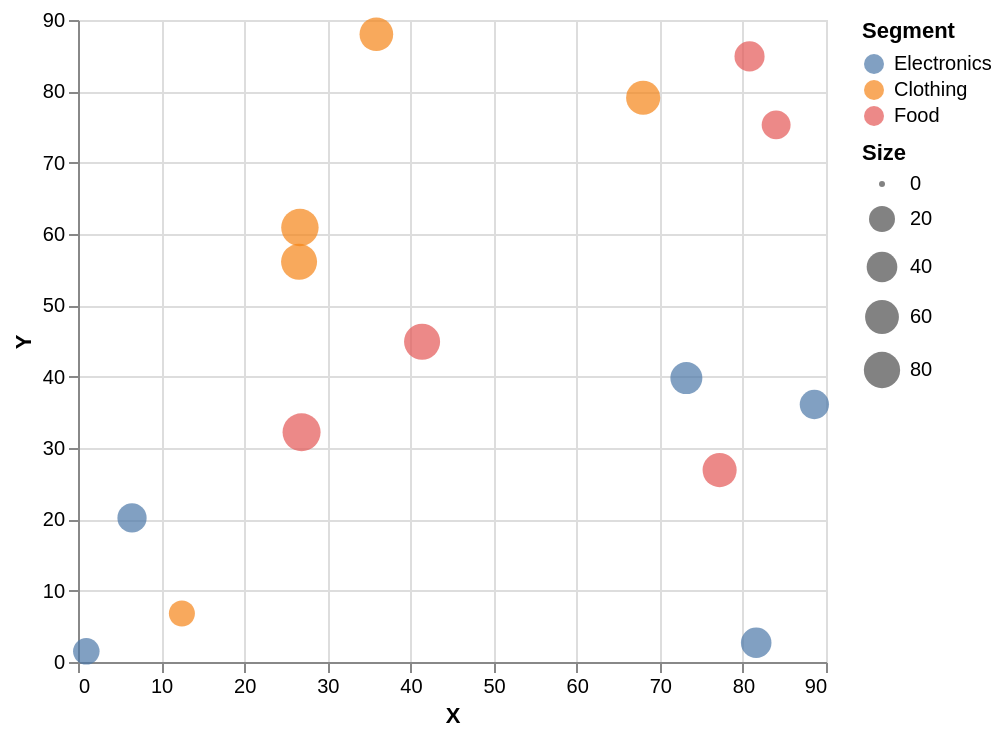

The specification (Vega-Lite) saved for this image:
### Vega-Lite specification from a JSON file in a GitHub repository (floating-point values rounded to 4 significant figures)
{"mark": "circle", "encoding": {"x": {"field": "X", "type": "quantitative", "scale": {"zero": false}, "axis": {"format": ",.12~g"}}, "y": {"field": "Y", "type": "quantitative", "scale": {"zero": false}, "axis": {"format": ",.12~g"}}, "color": {"field": "Segment", "type": "nominal", "sort": null, "scale": {"scheme": "tableau10"}}, "size": {"field": "Size", "type": "quantitative", "scale": {"type": "sqrt", "zero": true, "range": [9, 361]}}}, "config": {"view": {"continuousWidth": 374, "continuousHeight": 321}, "axisX": {"labelLimit": 100, "labelFontSize": 10}, "axisY": {"labelFontSize": 10}, "facet": {"spacing": 32}, "mark": {"tooltip": true}}, "data": {"values": [{"X": 88.6, "Y": 36.1, "Segment": "Electronics", "Size": 33}, {"X": 26.6, "Y": 56.1, "Segment": "Clothing", "Size": 77.6}, {"X": 80.8, "Y": 84.9, "Segment": "Food", "Size": 36.9}, {"X": 6.5, "Y": 20.2, "Segment": "Electronics", "Size": 32.8}, {"X": 68, "Y": 79.1, "Segment": "Clothing", "Size": 62.4}, {"X": 77.2, "Y": 26.9, "Segment": "Food", "Size": 62}, {"X": 81.6, "Y": 2.7, "Segment": "Electronics", "Size": 39.3}, {"X": 35.9, "Y": 88, "Segment": "Clothing", "Size": 58.7}, {"X": 26.9, "Y": 32.2, "Segment": "Food", "Size": 96.7}, {"X": 73.2, "Y": 39.8, "Segment": "Electronics", "Size": 47.5}, {"X": 12.5, "Y": 6.8, "Segment": "Clothing", "Size": 20.1}, {"X": 84, "Y": 75.3, "Segment": "Food", "Size": 31.3}, {"X": 1, "Y": 1.5, "Segment": "Electronics", "Size": 21.7}, {"X": 26.7, "Y": 60.9, "Segment": "Clothing", "Size": 90.9}, {"X": 41.4, "Y": 44.9, "Segment": "Food", "Size": 78.1}]}, "$schema": "https://vega.github.io/schema/vega-lite/v5.json", "background": "white"}
